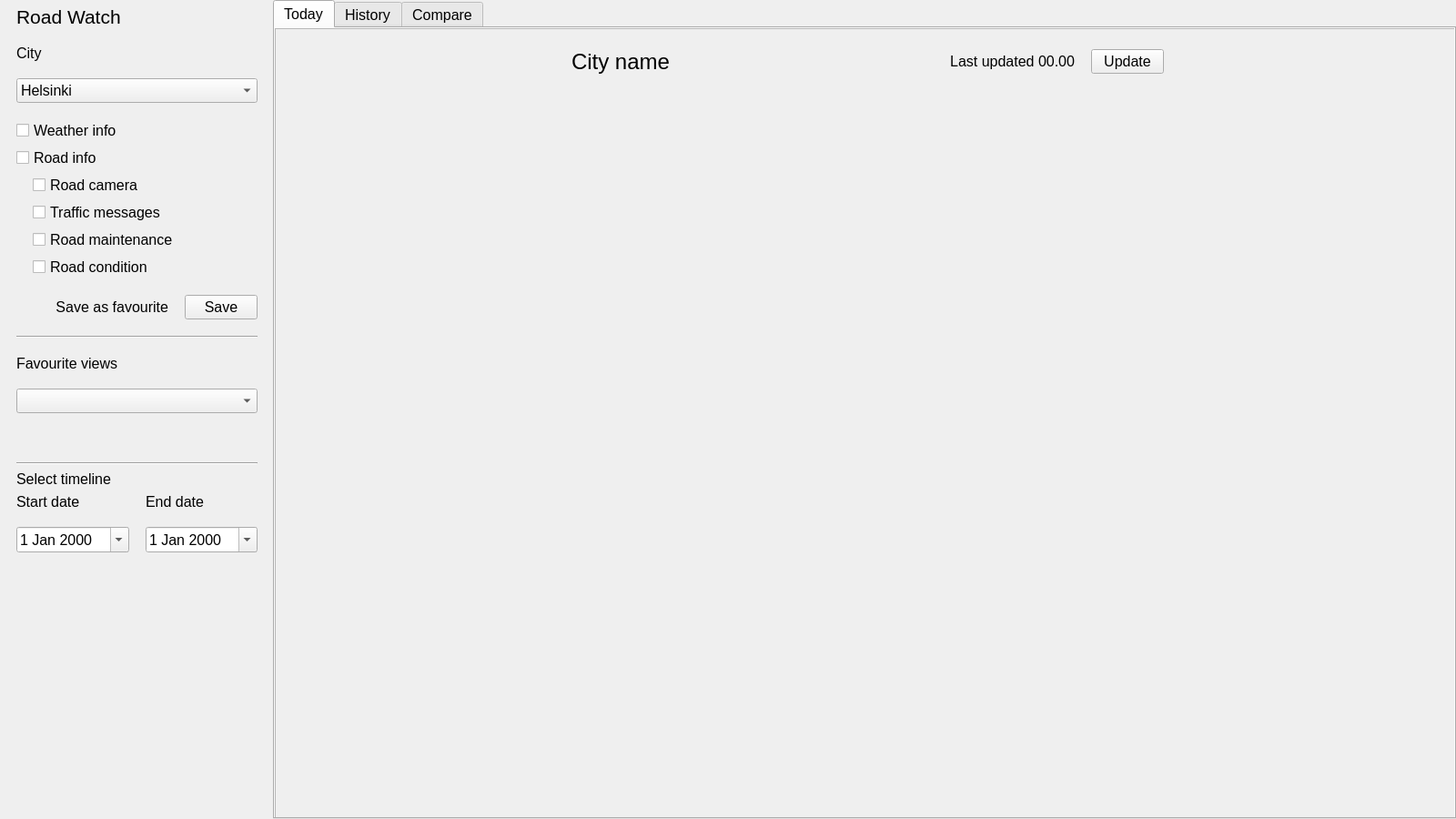
<?xml version="1.0" encoding="UTF-8"?>
<ui version="4.0">
 <class>main_window</class>
 <widget class="QWidget" name="main_window">
  <property name="geometry">
   <rect>
    <x>0</x>
    <y>0</y>
    <width>1600</width>
    <height>900</height>
   </rect>
  </property>
  <property name="font">
   <font>
    <pointsize>12</pointsize>
   </font>
  </property>
  <property name="windowTitle">
   <string>Form</string>
  </property>
  <widget class="QTabWidget" name="view_panel">
   <property name="geometry">
    <rect>
     <x>300</x>
     <y>0</y>
     <width>1300</width>
     <height>900</height>
    </rect>
   </property>
   <property name="currentIndex">
    <number>0</number>
   </property>
   <widget class="QWidget" name="today_tab">
    <attribute name="title">
     <string>Today</string>
    </attribute>
    <widget class="QScrollArea" name="today_scroll_area">
     <property name="geometry">
      <rect>
       <x>0</x>
       <y>0</y>
       <width>1300</width>
       <height>871</height>
      </rect>
     </property>
     <property name="widgetResizable">
      <bool>true</bool>
     </property>
     <widget class="QWidget" name="today_scroll_area_contents">
      <property name="geometry">
       <rect>
        <x>0</x>
        <y>0</y>
        <width>1298</width>
        <height>869</height>
       </rect>
      </property>
      <widget class="QWidget" name="verticalLayoutWidget_5">
       <property name="geometry">
        <rect>
         <x>0</x>
         <y>0</y>
         <width>1301</width>
         <height>61</height>
        </rect>
       </property>
       <layout class="QVBoxLayout" name="today_scroll_area_layout">
        <property name="sizeConstraint">
         <enum>QLayout::SetMinimumSize</enum>
        </property>
        <property name="leftMargin">
         <number>325</number>
        </property>
        <property name="topMargin">
         <number>18</number>
        </property>
        <property name="rightMargin">
         <number>325</number>
        </property>
        <property name="bottomMargin">
         <number>6</number>
        </property>
        <item>
         <layout class="QHBoxLayout" name="today_title_layout">
          <item>
           <widget class="QLabel" name="today_city_name_label">
            <property name="sizePolicy">
             <sizepolicy hsizetype="Fixed" vsizetype="Fixed">
              <horstretch>0</horstretch>
              <verstretch>0</verstretch>
             </sizepolicy>
            </property>
            <property name="font">
             <font>
              <pointsize>18</pointsize>
             </font>
            </property>
            <property name="layoutDirection">
             <enum>Qt::LeftToRight</enum>
            </property>
            <property name="autoFillBackground">
             <bool>false</bool>
            </property>
            <property name="text">
             <string>City name</string>
            </property>
            <property name="alignment">
             <set>Qt::AlignLeading|Qt::AlignLeft|Qt::AlignTop</set>
            </property>
           </widget>
          </item>
          <item>
           <layout class="QHBoxLayout" name="today_update_button_layout">
            <property name="spacing">
             <number>18</number>
            </property>
            <item>
             <widget class="QLabel" name="today_update_button_label">
              <property name="sizePolicy">
               <sizepolicy hsizetype="Preferred" vsizetype="Fixed">
                <horstretch>0</horstretch>
                <verstretch>0</verstretch>
               </sizepolicy>
              </property>
              <property name="text">
               <string>Last updated 00.00</string>
              </property>
              <property name="alignment">
               <set>Qt::AlignRight|Qt::AlignTop|Qt::AlignTrailing</set>
              </property>
             </widget>
            </item>
            <item>
             <widget class="QPushButton" name="today_update_push_button">
              <property name="sizePolicy">
               <sizepolicy hsizetype="Fixed" vsizetype="Fixed">
                <horstretch>0</horstretch>
                <verstretch>0</verstretch>
               </sizepolicy>
              </property>
              <property name="text">
               <string>Update</string>
              </property>
             </widget>
            </item>
           </layout>
          </item>
         </layout>
        </item>
       </layout>
      </widget>
     </widget>
    </widget>
   </widget>
   <widget class="QWidget" name="history_tab">
    <attribute name="title">
     <string>History</string>
    </attribute>
    <widget class="QScrollArea" name="history_scroll_area">
     <property name="geometry">
      <rect>
       <x>0</x>
       <y>0</y>
       <width>1300</width>
       <height>870</height>
      </rect>
     </property>
     <property name="widgetResizable">
      <bool>true</bool>
     </property>
     <widget class="QWidget" name="history_scroll_area_contents">
      <property name="geometry">
       <rect>
        <x>0</x>
        <y>0</y>
        <width>1298</width>
        <height>868</height>
       </rect>
      </property>
      <widget class="QWidget" name="verticalLayoutWidget_6">
       <property name="geometry">
        <rect>
         <x>0</x>
         <y>0</y>
         <width>1301</width>
         <height>61</height>
        </rect>
       </property>
       <layout class="QVBoxLayout" name="history_scroll_area_layout">
        <property name="sizeConstraint">
         <enum>QLayout::SetMinimumSize</enum>
        </property>
        <property name="leftMargin">
         <number>325</number>
        </property>
        <property name="topMargin">
         <number>18</number>
        </property>
        <property name="rightMargin">
         <number>325</number>
        </property>
        <property name="bottomMargin">
         <number>6</number>
        </property>
        <item>
         <layout class="QHBoxLayout" name="history_title_layout">
          <item>
           <widget class="QLabel" name="history_city_name_label">
            <property name="sizePolicy">
             <sizepolicy hsizetype="Fixed" vsizetype="Fixed">
              <horstretch>0</horstretch>
              <verstretch>0</verstretch>
             </sizepolicy>
            </property>
            <property name="font">
             <font>
              <pointsize>18</pointsize>
             </font>
            </property>
            <property name="layoutDirection">
             <enum>Qt::LeftToRight</enum>
            </property>
            <property name="autoFillBackground">
             <bool>false</bool>
            </property>
            <property name="text">
             <string>City name</string>
            </property>
            <property name="alignment">
             <set>Qt::AlignLeading|Qt::AlignLeft|Qt::AlignTop</set>
            </property>
           </widget>
          </item>
          <item>
           <layout class="QHBoxLayout" name="history_save_button_layout">
            <property name="spacing">
             <number>18</number>
            </property>
            <item>
             <widget class="QLabel" name="history_save_button_label">
              <property name="sizePolicy">
               <sizepolicy hsizetype="Preferred" vsizetype="Fixed">
                <horstretch>0</horstretch>
                <verstretch>0</verstretch>
               </sizepolicy>
              </property>
              <property name="text">
               <string>Save timeline with these settings</string>
              </property>
              <property name="alignment">
               <set>Qt::AlignRight|Qt::AlignTop|Qt::AlignTrailing</set>
              </property>
             </widget>
            </item>
            <item>
             <widget class="QPushButton" name="history_save_push_button">
              <property name="sizePolicy">
               <sizepolicy hsizetype="Fixed" vsizetype="Fixed">
                <horstretch>0</horstretch>
                <verstretch>0</verstretch>
               </sizepolicy>
              </property>
              <property name="text">
               <string>Save</string>
              </property>
             </widget>
            </item>
           </layout>
          </item>
         </layout>
        </item>
       </layout>
      </widget>
     </widget>
    </widget>
   </widget>
   <widget class="QWidget" name="compare_tab">
    <attribute name="title">
     <string>Compare</string>
    </attribute>
    <widget class="QScrollArea" name="compare_scroll_area">
     <property name="geometry">
      <rect>
       <x>0</x>
       <y>0</y>
       <width>1300</width>
       <height>870</height>
      </rect>
     </property>
     <property name="widgetResizable">
      <bool>true</bool>
     </property>
     <widget class="QWidget" name="compare_scroll_area_contents">
      <property name="geometry">
       <rect>
        <x>0</x>
        <y>0</y>
        <width>1298</width>
        <height>868</height>
       </rect>
      </property>
      <widget class="QWidget" name="horizontalLayoutWidget_4">
       <property name="geometry">
        <rect>
         <x>0</x>
         <y>0</y>
         <width>1301</width>
         <height>61</height>
        </rect>
       </property>
       <layout class="QHBoxLayout" name="compare_scroll_area_layout">
        <property name="spacing">
         <number>25</number>
        </property>
        <property name="leftMargin">
         <number>25</number>
        </property>
        <property name="topMargin">
         <number>18</number>
        </property>
        <property name="rightMargin">
         <number>25</number>
        </property>
        <property name="bottomMargin">
         <number>6</number>
        </property>
        <item>
         <layout class="QHBoxLayout" name="left_compare_title_layout">
          <item>
           <widget class="QLabel" name="left_compare_city_name_label">
            <property name="sizePolicy">
             <sizepolicy hsizetype="Fixed" vsizetype="Fixed">
              <horstretch>0</horstretch>
              <verstretch>0</verstretch>
             </sizepolicy>
            </property>
            <property name="font">
             <font>
              <pointsize>18</pointsize>
             </font>
            </property>
            <property name="layoutDirection">
             <enum>Qt::LeftToRight</enum>
            </property>
            <property name="autoFillBackground">
             <bool>false</bool>
            </property>
            <property name="text">
             <string>City name</string>
            </property>
            <property name="alignment">
             <set>Qt::AlignLeading|Qt::AlignLeft|Qt::AlignTop</set>
            </property>
           </widget>
          </item>
          <item>
           <layout class="QHBoxLayout" name="left_compare_load_timeline_button_layout">
            <property name="spacing">
             <number>18</number>
            </property>
            <item>
             <widget class="QLabel" name="left_compare_load_timeline_label">
              <property name="sizePolicy">
               <sizepolicy hsizetype="Preferred" vsizetype="Fixed">
                <horstretch>0</horstretch>
                <verstretch>0</verstretch>
               </sizepolicy>
              </property>
              <property name="text">
               <string>Load timeline</string>
              </property>
              <property name="alignment">
               <set>Qt::AlignRight|Qt::AlignTop|Qt::AlignTrailing</set>
              </property>
             </widget>
            </item>
            <item>
             <widget class="QPushButton" name="left_compare_load_timeline_push_button">
              <property name="sizePolicy">
               <sizepolicy hsizetype="Fixed" vsizetype="Fixed">
                <horstretch>0</horstretch>
                <verstretch>0</verstretch>
               </sizepolicy>
              </property>
              <property name="text">
               <string>Load</string>
              </property>
             </widget>
            </item>
           </layout>
          </item>
         </layout>
        </item>
        <item>
         <widget class="Line" name="compare_separator_line">
          <property name="orientation">
           <enum>Qt::Vertical</enum>
          </property>
         </widget>
        </item>
        <item>
         <layout class="QHBoxLayout" name="right_compare_title_layout">
          <item>
           <widget class="QLabel" name="right_compare_city_name_label">
            <property name="sizePolicy">
             <sizepolicy hsizetype="Fixed" vsizetype="Fixed">
              <horstretch>0</horstretch>
              <verstretch>0</verstretch>
             </sizepolicy>
            </property>
            <property name="font">
             <font>
              <pointsize>18</pointsize>
             </font>
            </property>
            <property name="layoutDirection">
             <enum>Qt::LeftToRight</enum>
            </property>
            <property name="autoFillBackground">
             <bool>false</bool>
            </property>
            <property name="text">
             <string>City name</string>
            </property>
            <property name="alignment">
             <set>Qt::AlignLeading|Qt::AlignLeft|Qt::AlignTop</set>
            </property>
           </widget>
          </item>
          <item>
           <layout class="QHBoxLayout" name="right_compare_load_timeline_button_layout">
            <property name="spacing">
             <number>18</number>
            </property>
            <item>
             <widget class="QLabel" name="right_compare_load_timeline_label">
              <property name="sizePolicy">
               <sizepolicy hsizetype="Preferred" vsizetype="Fixed">
                <horstretch>0</horstretch>
                <verstretch>0</verstretch>
               </sizepolicy>
              </property>
              <property name="text">
               <string>Load timeline</string>
              </property>
              <property name="alignment">
               <set>Qt::AlignRight|Qt::AlignTop|Qt::AlignTrailing</set>
              </property>
             </widget>
            </item>
            <item>
             <widget class="QPushButton" name="right_compare_load_timeline_push_button">
              <property name="sizePolicy">
               <sizepolicy hsizetype="Fixed" vsizetype="Fixed">
                <horstretch>0</horstretch>
                <verstretch>0</verstretch>
               </sizepolicy>
              </property>
              <property name="text">
               <string>Load</string>
              </property>
             </widget>
            </item>
           </layout>
          </item>
         </layout>
        </item>
       </layout>
      </widget>
     </widget>
    </widget>
   </widget>
  </widget>
  <widget class="QWidget" name="side_panel" native="true">
   <property name="geometry">
    <rect>
     <x>0</x>
     <y>-60</y>
     <width>300</width>
     <height>961</height>
    </rect>
   </property>
   <widget class="QWidget" name="verticalLayoutWidget_4">
    <property name="geometry">
     <rect>
      <x>0</x>
      <y>60</y>
      <width>301</width>
      <height>580</height>
     </rect>
    </property>
    <layout class="QVBoxLayout" name="side_panel_items_layout">
     <property name="spacing">
      <number>18</number>
     </property>
     <property name="sizeConstraint">
      <enum>QLayout::SetMinimumSize</enum>
     </property>
     <property name="leftMargin">
      <number>18</number>
     </property>
     <property name="topMargin">
      <number>6</number>
     </property>
     <property name="rightMargin">
      <number>18</number>
     </property>
     <item>
      <widget class="QLabel" name="application_title_label">
       <property name="sizePolicy">
        <sizepolicy hsizetype="Preferred" vsizetype="Fixed">
         <horstretch>0</horstretch>
         <verstretch>0</verstretch>
        </sizepolicy>
       </property>
       <property name="font">
        <font>
         <pointsize>16</pointsize>
        </font>
       </property>
       <property name="text">
        <string>Road Watch</string>
       </property>
      </widget>
     </item>
     <item>
      <layout class="QVBoxLayout" name="city_selection_layout">
       <item>
        <widget class="QLabel" name="city_label">
         <property name="sizePolicy">
          <sizepolicy hsizetype="Preferred" vsizetype="Fixed">
           <horstretch>0</horstretch>
           <verstretch>0</verstretch>
          </sizepolicy>
         </property>
         <property name="text">
          <string>City</string>
         </property>
        </widget>
       </item>
       <item>
        <widget class="QComboBox" name="city_selection_combo_box">
         <property name="currentText">
          <string>Helsinki</string>
         </property>
         <item>
          <property name="text">
           <string>Helsinki</string>
          </property>
         </item>
         <item>
          <property name="text">
           <string>Espoo</string>
          </property>
         </item>
         <item>
          <property name="text">
           <string>Tampere</string>
          </property>
         </item>
         <item>
          <property name="text">
           <string>Vantaa</string>
          </property>
         </item>
         <item>
          <property name="text">
           <string>Oulu</string>
          </property>
         </item>
        </widget>
       </item>
      </layout>
     </item>
     <item>
      <layout class="QVBoxLayout" name="data_selection_layout">
       <property name="spacing">
        <number>5</number>
       </property>
       <property name="leftMargin">
        <number>0</number>
       </property>
       <item>
        <widget class="QCheckBox" name="weather_info_checkbox">
         <property name="text">
          <string>Weather info</string>
         </property>
        </widget>
       </item>
       <item>
        <widget class="QCheckBox" name="road_info_checkbox">
         <property name="text">
          <string>Road info</string>
         </property>
        </widget>
       </item>
       <item>
        <layout class="QVBoxLayout" name="weather_info_sub_selection_layout">
         <property name="spacing">
          <number>5</number>
         </property>
         <property name="sizeConstraint">
          <enum>QLayout::SetDefaultConstraint</enum>
         </property>
         <property name="leftMargin">
          <number>18</number>
         </property>
         <item>
          <widget class="QCheckBox" name="road_camera_checkbox">
           <property name="text">
            <string>Road camera</string>
           </property>
          </widget>
         </item>
         <item>
          <widget class="QCheckBox" name="traffic_messages_checkbox">
           <property name="text">
            <string>Traffic messages</string>
           </property>
          </widget>
         </item>
         <item>
          <widget class="QCheckBox" name="road_maintenance_checkbox">
           <property name="text">
            <string>Road maintenance</string>
           </property>
          </widget>
         </item>
         <item>
          <widget class="QCheckBox" name="road_condition_checkbox">
           <property name="text">
            <string>Road condition</string>
           </property>
          </widget>
         </item>
        </layout>
       </item>
      </layout>
     </item>
     <item>
      <layout class="QHBoxLayout" name="save_favourite_layout">
       <property name="spacing">
        <number>18</number>
       </property>
       <item>
        <widget class="QLabel" name="save_favourite_label">
         <property name="text">
          <string>Save as favourite</string>
         </property>
         <property name="alignment">
          <set>Qt::AlignRight|Qt::AlignTrailing|Qt::AlignVCenter</set>
         </property>
        </widget>
       </item>
       <item>
        <widget class="QPushButton" name="save_favourite_push_button">
         <property name="sizePolicy">
          <sizepolicy hsizetype="Fixed" vsizetype="Fixed">
           <horstretch>0</horstretch>
           <verstretch>0</verstretch>
          </sizepolicy>
         </property>
         <property name="text">
          <string>Save</string>
         </property>
        </widget>
       </item>
      </layout>
     </item>
     <item>
      <widget class="Line" name="menu_line_1">
       <property name="orientation">
        <enum>Qt::Horizontal</enum>
       </property>
      </widget>
     </item>
     <item>
      <layout class="QVBoxLayout" name="favourite_selection_layout">
       <item>
        <widget class="QLabel" name="favourite_label">
         <property name="sizePolicy">
          <sizepolicy hsizetype="Preferred" vsizetype="Fixed">
           <horstretch>0</horstretch>
           <verstretch>0</verstretch>
          </sizepolicy>
         </property>
         <property name="text">
          <string>Favourite views</string>
         </property>
        </widget>
       </item>
       <item>
        <widget class="QComboBox" name="favourite_selection_combo_box">
         <property name="currentText">
          <string/>
         </property>
        </widget>
       </item>
      </layout>
     </item>
     <item>
      <layout class="QVBoxLayout" name="timeline_selection_layout">
       <property name="spacing">
        <number>6</number>
       </property>
       <property name="topMargin">
        <number>36</number>
       </property>
       <item>
        <widget class="Line" name="menu_line_2">
         <property name="orientation">
          <enum>Qt::Horizontal</enum>
         </property>
        </widget>
       </item>
       <item>
        <widget class="QLabel" name="timeline_label">
         <property name="font">
          <font>
           <pointsize>12</pointsize>
          </font>
         </property>
         <property name="text">
          <string>Select timeline</string>
         </property>
        </widget>
       </item>
       <item>
        <layout class="QHBoxLayout" name="date_selections_layout">
         <property name="spacing">
          <number>18</number>
         </property>
         <item>
          <layout class="QVBoxLayout" name="start_date_selection_layout">
           <item>
            <widget class="QLabel" name="start_date_label">
             <property name="text">
              <string>Start date</string>
             </property>
            </widget>
           </item>
           <item>
            <widget class="QDateEdit" name="start_date_edit">
             <property name="calendarPopup">
              <bool>true</bool>
             </property>
            </widget>
           </item>
          </layout>
         </item>
         <item>
          <layout class="QVBoxLayout" name="end_date_selection_layout">
           <item>
            <widget class="QLabel" name="end_date_label">
             <property name="text">
              <string>End date</string>
             </property>
            </widget>
           </item>
           <item>
            <widget class="QDateEdit" name="end_date_edit">
             <property name="calendarPopup">
              <bool>true</bool>
             </property>
            </widget>
           </item>
          </layout>
         </item>
        </layout>
       </item>
      </layout>
     </item>
    </layout>
   </widget>
  </widget>
 </widget>
 <resources/>
 <connections/>
</ui>
